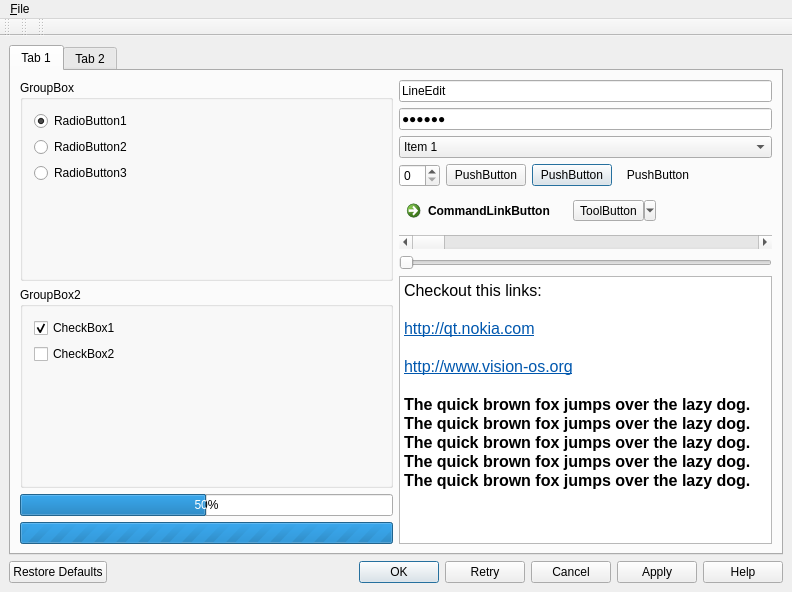
<?xml version="1.0" encoding="UTF-8"?>
<ui version="4.0">
 <class>PreviewWidget</class>
 <widget class="QMainWindow" name="PreviewWidget">
  <property name="geometry">
   <rect>
    <x>0</x>
    <y>0</y>
    <width>792</width>
    <height>592</height>
   </rect>
  </property>
  <property name="windowTitle">
   <string>Gallery</string>
  </property>
  <widget class="QWidget" name="centralwidget">
   <layout class="QVBoxLayout" name="verticalLayout">
    <item>
     <widget class="QTabWidget" name="TabWidget">
      <property name="currentIndex">
       <number>0</number>
      </property>
      <widget class="QWidget" name="Tab1">
       <attribute name="title">
        <string>Tab 1</string>
       </attribute>
       <layout class="QHBoxLayout" name="horizontalLayout">
        <item>
         <layout class="QVBoxLayout" name="verticalLayout_17">
          <item>
           <widget class="QGroupBox" name="GroupBox1">
            <property name="title">
             <string>GroupBox</string>
            </property>
            <layout class="QVBoxLayout" name="verticalLayout_18">
             <property name="spacing">
              <number>6</number>
             </property>
             <property name="margin">
              <number>11</number>
             </property>
             <item>
              <widget class="QRadioButton" name="RadioButton1">
               <property name="text">
                <string>RadioButton1</string>
               </property>
               <property name="checked">
                <bool>true</bool>
               </property>
              </widget>
             </item>
             <item>
              <widget class="QRadioButton" name="RadioButton2">
               <property name="text">
                <string>RadioButton2</string>
               </property>
              </widget>
             </item>
             <item>
              <widget class="QRadioButton" name="RadioButton3">
               <property name="text">
                <string>RadioButton3</string>
               </property>
              </widget>
             </item>
             <item>
              <spacer name="VerticalSpacer1">
               <property name="orientation">
                <enum>Qt::Vertical</enum>
               </property>
               <property name="sizeHint" stdset="0">
                <size>
                 <width>20</width>
                 <height>40</height>
                </size>
               </property>
              </spacer>
             </item>
            </layout>
           </widget>
          </item>
          <item>
           <widget class="QGroupBox" name="GroupBox2">
            <property name="title">
             <string>GroupBox2</string>
            </property>
            <layout class="QVBoxLayout" name="verticalLayout_19">
             <property name="spacing">
              <number>6</number>
             </property>
             <property name="margin">
              <number>11</number>
             </property>
             <item>
              <widget class="QCheckBox" name="CheckBox1">
               <property name="text">
                <string>CheckBox1</string>
               </property>
               <property name="checked">
                <bool>true</bool>
               </property>
              </widget>
             </item>
             <item>
              <widget class="QCheckBox" name="CheckBox2">
               <property name="text">
                <string>CheckBox2</string>
               </property>
              </widget>
             </item>
             <item>
              <spacer name="VerticalSpacer2">
               <property name="orientation">
                <enum>Qt::Vertical</enum>
               </property>
               <property name="sizeHint" stdset="0">
                <size>
                 <width>20</width>
                 <height>40</height>
                </size>
               </property>
              </spacer>
             </item>
            </layout>
           </widget>
          </item>
          <item>
           <widget class="QProgressBar" name="ProgressBar1">
            <property name="value">
             <number>50</number>
            </property>
           </widget>
          </item>
          <item>
           <widget class="QProgressBar" name="ProgressBar2">
            <property name="maximum">
             <number>0</number>
            </property>
            <property name="value">
             <number>-1</number>
            </property>
           </widget>
          </item>
         </layout>
        </item>
        <item>
         <layout class="QVBoxLayout" name="VerticalLayout1">
          <item>
           <widget class="QLineEdit" name="LineEdit1">
            <property name="text">
             <string>LineEdit</string>
            </property>
           </widget>
          </item>
          <item>
           <widget class="QLineEdit" name="LineEdit2">
            <property name="text">
             <string>Secret</string>
            </property>
            <property name="echoMode">
             <enum>QLineEdit::Password</enum>
            </property>
           </widget>
          </item>
          <item>
           <widget class="QComboBox" name="ComboBox1_5">
            <item>
             <property name="text">
              <string>Item 1</string>
             </property>
            </item>
            <item>
             <property name="text">
              <string>Item 2</string>
             </property>
            </item>
            <item>
             <property name="text">
              <string>Item 3</string>
             </property>
            </item>
            <item>
             <property name="text">
              <string>Item 4</string>
             </property>
            </item>
            <item>
             <property name="text">
              <string>Item 5</string>
             </property>
            </item>
            <item>
             <property name="text">
              <string>Item 6</string>
             </property>
            </item>
            <item>
             <property name="text">
              <string>Item 7</string>
             </property>
            </item>
            <item>
             <property name="text">
              <string>Item 8</string>
             </property>
            </item>
            <item>
             <property name="text">
              <string>Item 9</string>
             </property>
            </item>
            <item>
             <property name="text">
              <string>Item 10</string>
             </property>
            </item>
           </widget>
          </item>
          <item>
           <layout class="QHBoxLayout" name="HorizontalLayout1">
            <property name="spacing">
             <number>6</number>
            </property>
            <property name="margin">
             <number>0</number>
            </property>
            <item>
             <widget class="QSpinBox" name="SpinBox1_5"/>
            </item>
            <item>
             <widget class="QPushButton" name="PushButton1">
              <property name="text">
               <string>PushButton</string>
              </property>
              <property name="default">
               <bool>false</bool>
              </property>
             </widget>
            </item>
            <item>
             <widget class="QPushButton" name="PushButton2">
              <property name="text">
               <string>PushButton</string>
              </property>
              <property name="default">
               <bool>true</bool>
              </property>
             </widget>
            </item>
            <item>
             <widget class="QPushButton" name="PushButton3">
              <property name="text">
               <string>PushButton</string>
              </property>
              <property name="flat">
               <bool>true</bool>
              </property>
             </widget>
            </item>
            <item>
             <spacer name="HorizontalSpacer1">
              <property name="orientation">
               <enum>Qt::Horizontal</enum>
              </property>
              <property name="sizeHint" stdset="0">
               <size>
                <width>40</width>
                <height>20</height>
               </size>
              </property>
             </spacer>
            </item>
           </layout>
          </item>
          <item>
           <layout class="QHBoxLayout" name="HorizontalLayout2">
            <item>
             <widget class="QCommandLinkButton" name="CommandLinkButton">
              <property name="text">
               <string>CommandLinkButton</string>
              </property>
             </widget>
            </item>
            <item>
             <widget class="QToolButton" name="ToolButton">
              <property name="text">
               <string>ToolButton</string>
              </property>
              <property name="popupMode">
               <enum>QToolButton::MenuButtonPopup</enum>
              </property>
             </widget>
            </item>
            <item>
             <spacer name="HorizontalSpacer2">
              <property name="orientation">
               <enum>Qt::Horizontal</enum>
              </property>
              <property name="sizeHint" stdset="0">
               <size>
                <width>40</width>
                <height>20</height>
               </size>
              </property>
             </spacer>
            </item>
           </layout>
          </item>
          <item>
           <widget class="QScrollBar" name="ScrollBar">
            <property name="orientation">
             <enum>Qt::Horizontal</enum>
            </property>
           </widget>
          </item>
          <item>
           <widget class="QSlider" name="Slider">
            <property name="orientation">
             <enum>Qt::Horizontal</enum>
            </property>
           </widget>
          </item>
          <item>
           <widget class="QTextEdit" name="TextView">
            <property name="readOnly">
             <bool>true</bool>
            </property>
            <property name="html">
             <string>&lt;!DOCTYPE HTML PUBLIC &quot;-//W3C//DTD HTML 4.0//EN&quot; &quot;http://www.w3.org/TR/REC-html40/strict.dtd&quot;&gt;
&lt;html&gt;&lt;head&gt;&lt;meta name=&quot;qrichtext&quot; content=&quot;1&quot; /&gt;&lt;style type=&quot;text/css&quot;&gt;
p, li { white-space: pre-wrap; }
&lt;/style&gt;&lt;/head&gt;&lt;body style=&quot; font-family:'Droid Sans'; font-size:9pt; font-weight:400; font-style:normal;&quot;&gt;
&lt;p style=&quot; margin-top:0px; margin-bottom:0px; margin-left:0px; margin-right:0px; -qt-block-indent:0; text-indent:0px;&quot;&gt;&lt;span style=&quot; font-family:'Sans'; font-size:12pt;&quot;&gt;Checkout this links:&lt;/span&gt;&lt;/p&gt;
&lt;p style=&quot;-qt-paragraph-type:empty; margin-top:0px; margin-bottom:0px; margin-left:0px; margin-right:0px; -qt-block-indent:0; text-indent:0px; font-family:'Sans'; font-size:12pt;&quot;&gt;&lt;/p&gt;
&lt;p style=&quot; margin-top:0px; margin-bottom:0px; margin-left:0px; margin-right:0px; -qt-block-indent:0; text-indent:0px;&quot;&gt;&lt;a href=&quot;http://qt.nokia.com&quot;&gt;&lt;span style=&quot; font-family:'Sans'; font-size:12pt; text-decoration: underline; color:#0057ae;&quot;&gt;http://qt.nokia.com&lt;/span&gt;&lt;/a&gt;&lt;/p&gt;
&lt;p style=&quot;-qt-paragraph-type:empty; margin-top:0px; margin-bottom:0px; margin-left:0px; margin-right:0px; -qt-block-indent:0; text-indent:0px; font-family:'Sans'; font-size:12pt;&quot;&gt;&lt;/p&gt;
&lt;p style=&quot; margin-top:0px; margin-bottom:0px; margin-left:0px; margin-right:0px; -qt-block-indent:0; text-indent:0px;&quot;&gt;&lt;a href=&quot;http://www.vision-os.org&quot;&gt;&lt;span style=&quot; font-family:'Sans'; font-size:12pt; text-decoration: underline; color:#0057ae;&quot;&gt;http://www.vision-os.org&lt;/span&gt;&lt;/a&gt;&lt;/p&gt;
&lt;p style=&quot;-qt-paragraph-type:empty; margin-top:0px; margin-bottom:0px; margin-left:0px; margin-right:0px; -qt-block-indent:0; text-indent:0px; font-family:'Sans'; font-size:12pt;&quot;&gt;&lt;/p&gt;
&lt;p style=&quot; margin-top:0px; margin-bottom:0px; margin-left:0px; margin-right:0px; -qt-block-indent:0; text-indent:0px;&quot;&gt;&lt;span style=&quot; font-family:'Sans'; font-size:12pt; font-weight:600;&quot;&gt;The quick brown fox jumps over the lazy dog.&lt;/span&gt;&lt;/p&gt;
&lt;p style=&quot; margin-top:0px; margin-bottom:0px; margin-left:0px; margin-right:0px; -qt-block-indent:0; text-indent:0px;&quot;&gt;&lt;span style=&quot; font-family:'Sans'; font-size:12pt; font-weight:600;&quot;&gt;The quick brown fox jumps over the lazy dog.&lt;/span&gt;&lt;/p&gt;
&lt;p style=&quot; margin-top:0px; margin-bottom:0px; margin-left:0px; margin-right:0px; -qt-block-indent:0; text-indent:0px;&quot;&gt;&lt;span style=&quot; font-family:'Sans'; font-size:12pt; font-weight:600;&quot;&gt;The quick brown fox jumps over the lazy dog.&lt;/span&gt;&lt;/p&gt;
&lt;p style=&quot; margin-top:0px; margin-bottom:0px; margin-left:0px; margin-right:0px; -qt-block-indent:0; text-indent:0px;&quot;&gt;&lt;span style=&quot; font-family:'Sans'; font-size:12pt; font-weight:600;&quot;&gt;The quick brown fox jumps over the lazy dog.&lt;/span&gt;&lt;/p&gt;
&lt;p style=&quot; margin-top:0px; margin-bottom:0px; margin-left:0px; margin-right:0px; -qt-block-indent:0; text-indent:0px;&quot;&gt;&lt;span style=&quot; font-family:'Sans'; font-size:12pt; font-weight:600;&quot;&gt;The quick brown fox jumps over the lazy dog.&lt;/span&gt;&lt;/p&gt;&lt;/body&gt;&lt;/html&gt;</string>
            </property>
           </widget>
          </item>
         </layout>
        </item>
       </layout>
      </widget>
      <widget class="QWidget" name="Tab2">
       <attribute name="title">
        <string>Tab 2</string>
       </attribute>
       <layout class="QHBoxLayout" name="horizontalLayout_2">
        <item>
         <widget class="QTreeWidget" name="TreeWidget">
          <column>
           <property name="text">
            <string>Column 1</string>
           </property>
          </column>
          <column>
           <property name="text">
            <string>Column 2</string>
           </property>
          </column>
          <item>
           <property name="text">
            <string>Item 1</string>
           </property>
           <item>
            <property name="text">
             <string>Subitem 1.1</string>
            </property>
           </item>
           <item>
            <property name="text">
             <string>Subitem 1.2</string>
            </property>
           </item>
          </item>
          <item>
           <property name="text">
            <string>Item 2</string>
           </property>
           <item>
            <property name="text">
             <string>Subitem 2.1</string>
            </property>
            <item>
             <property name="text">
              <string>Subitem 2.1.1</string>
             </property>
            </item>
            <item>
             <property name="text">
              <string>Subitem 2.1.2</string>
             </property>
            </item>
           </item>
          </item>
          <item>
           <property name="text">
            <string>Subitem 2.1</string>
           </property>
           <item>
            <property name="text">
             <string>Subitem 2.2.1</string>
            </property>
           </item>
          </item>
         </widget>
        </item>
        <item>
         <widget class="QListWidget" name="ListWidget">
          <property name="viewMode">
           <enum>QListView::IconMode</enum>
          </property>
          <item>
           <property name="text">
            <string>Item 1</string>
           </property>
          </item>
          <item>
           <property name="text">
            <string>Item 2</string>
           </property>
          </item>
          <item>
           <property name="text">
            <string>Item 3</string>
           </property>
          </item>
         </widget>
        </item>
       </layout>
      </widget>
     </widget>
    </item>
    <item>
     <widget class="QDialogButtonBox" name="ButtonBox">
      <property name="standardButtons">
       <set>QDialogButtonBox::Apply|QDialogButtonBox::Cancel|QDialogButtonBox::Help|QDialogButtonBox::Ok|QDialogButtonBox::RestoreDefaults|QDialogButtonBox::Retry</set>
      </property>
     </widget>
    </item>
   </layout>
  </widget>
  <widget class="QMenuBar" name="menubar">
   <property name="geometry">
    <rect>
     <x>0</x>
     <y>0</y>
     <width>792</width>
     <height>24</height>
    </rect>
   </property>
   <widget class="QMenu" name="menuFile">
    <property name="title">
     <string>&amp;File</string>
    </property>
    <widget class="QMenu" name="menuItem1">
     <property name="title">
      <string>Item 2</string>
     </property>
     <addaction name="actionItem2"/>
     <addaction name="actionItem3"/>
     <addaction name="actionItem4"/>
     <addaction name="actionCheckable1"/>
     <addaction name="actionCheckable2"/>
     <addaction name="separator"/>
     <addaction name="actionItem5"/>
    </widget>
    <addaction name="actionItem1"/>
    <addaction name="menuItem1"/>
   </widget>
   <addaction name="menuFile"/>
  </widget>
  <widget class="QToolBar" name="ToolBar1">
   <property name="windowTitle">
    <string>toolBar</string>
   </property>
   <attribute name="toolBarArea">
    <enum>TopToolBarArea</enum>
   </attribute>
   <attribute name="toolBarBreak">
    <bool>false</bool>
   </attribute>
  </widget>
  <widget class="QToolBar" name="ToolBar2">
   <property name="windowTitle">
    <string>toolBar_2</string>
   </property>
   <attribute name="toolBarArea">
    <enum>TopToolBarArea</enum>
   </attribute>
   <attribute name="toolBarBreak">
    <bool>false</bool>
   </attribute>
  </widget>
  <widget class="QToolBar" name="ToolBar3">
   <property name="windowTitle">
    <string>toolBar</string>
   </property>
   <attribute name="toolBarArea">
    <enum>TopToolBarArea</enum>
   </attribute>
   <attribute name="toolBarBreak">
    <bool>false</bool>
   </attribute>
  </widget>
  <action name="actionItem1">
   <property name="text">
    <string>Item 1</string>
   </property>
  </action>
  <action name="actionItem2">
   <property name="text">
    <string>Item 1</string>
   </property>
  </action>
  <action name="actionItem3">
   <property name="text">
    <string>Item 2</string>
   </property>
  </action>
  <action name="actionItem4">
   <property name="text">
    <string>Item 3</string>
   </property>
  </action>
  <action name="actionCheckable1">
   <property name="checkable">
    <bool>true</bool>
   </property>
   <property name="text">
    <string>Checkable 1</string>
   </property>
  </action>
  <action name="actionCheckable2">
   <property name="checkable">
    <bool>true</bool>
   </property>
   <property name="text">
    <string>Checkable 2</string>
   </property>
  </action>
  <action name="actionItem5">
   <property name="text">
    <string>Item 5</string>
   </property>
  </action>
 </widget>
 <resources/>
 <connections/>
</ui>
